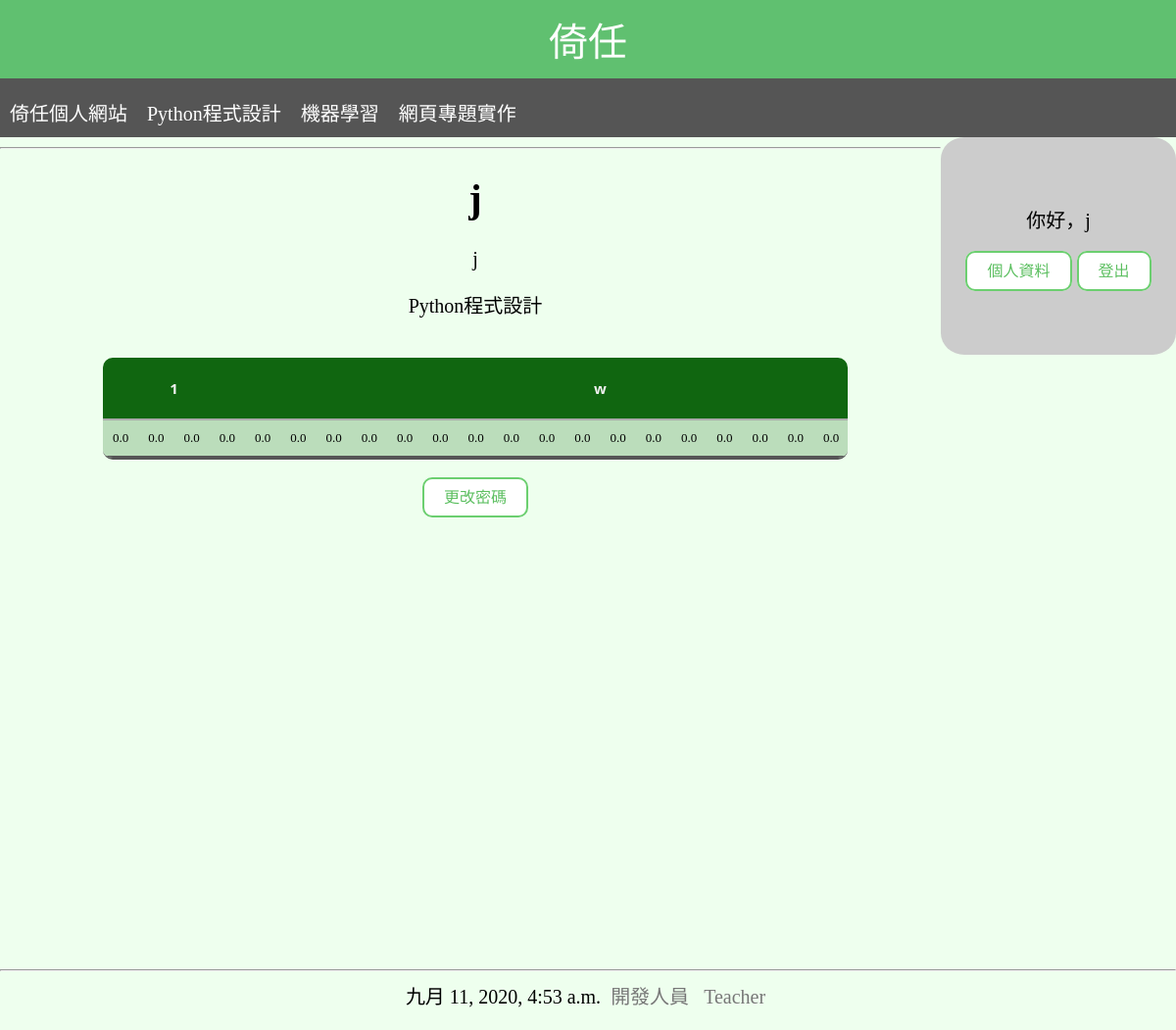
The page /userpro/ (signed in) on the database its author committed.
### mainsite/models.py (models this page shows, shortened)
class User(models.Model):
    name=models.CharField(max_length=20,null=False)
    class_choices=[
        ('py','Python程式設計'),
        ('ml','機器學習'),
    ]
    course=models.CharField(max_length=2,choices=class_choices)
    password=models.CharField(max_length=20,null=False,default='0000')
    userid=models.CharField(max_length=9,null=True)
    team=models.ForeignKey(Team,on_delete=models.SET_NULL,null=True,blank=True)
    class Meta:
        ordering = ['userid']

class Week(models.Model):
    name=models.CharField(max_length=20 ,unique=True)
    nums=models.IntegerField(null=True)

### mainsite/views.py (the view)
# urls.py: path('userpro/', userpro),
def userpro(request):
    if 'userid' in request.session:
        userid=request.session['userid']
        course=request.session['course']
        name=request.session['name']
    else:
        redirect('/')
    now=datetime.now()
    userid=request.session['userid']
    course=request.session['course']
    name=request.session['name']
    user=User.objects.get(userid=userid)
    weeksum=Week.objects.all().aggregate(Count('name'))["name__count"]
    scors=biweekly.objects.filter(stu=user.id).values()
    weeks=Week.objects.all().order_by('id').values()
    weeknums=[]
    for w in weeks:
        weeknums.append(w['nums'])
    tol=[]
    for i in range(weeksum):
        tol.append([])
        score=biweekly.objects.filter(stu=user.id,week=weeks[i]['id']).order_by('num').values()
        for s in range(weeknums[i]):
            tol[i].append(score[s]['sco'])          #這 tol 做出來是(週數，組數，組員樹，四題的分數)
    aa=0
    for s in scors:
        aa+=s['sco']
    table=[]
    table.append('<tr>')
    for a in range(weeksum):
            for b in range(weeknums[a]):
                table.append(f'<td>{tol[a][b]}</td>')
    table.append(f'<td>{aa}</td></tr>')
    table=''.join(table)
    return TemplateResponse(request, 'userpro.html', locals())

### templates/userpro.html (shortened to what this page needs)
{% extends "base.html" %}
{% block content %}
    <h1>{{name}}</h1>
    <p>{{userid}}</p>
    <p>{{user.get_course_display}}</p>
    <table id='score' style="text-align: center;display: inline-block;">
        <tr>
            {% for i in weeks %}
                <th colspan="{{i.nums}}">{{i.name}}</th>
            {% endfor %}
        </tr>
        {{table | safe}}
    </table><br>
    <p>
        <a href="/changepsw/" class="btn">更改密碼</a>
    </p>
{% endblock %}

### rows shown on the page
User: course "Python程式設計"
Week: name "1"
Week: name "w"

### other values the page prints
{{ name }} "j"
{{ userid }} "j"
{{ table | safe }} "0.0 0.0 0.0 0.0 0.0 0.0 0.0 0.0 0.0 0.0 0.0 0.0 0.0 0.0 0.0 0.0 0.0 0.0 0.0 0.0 0.0"
